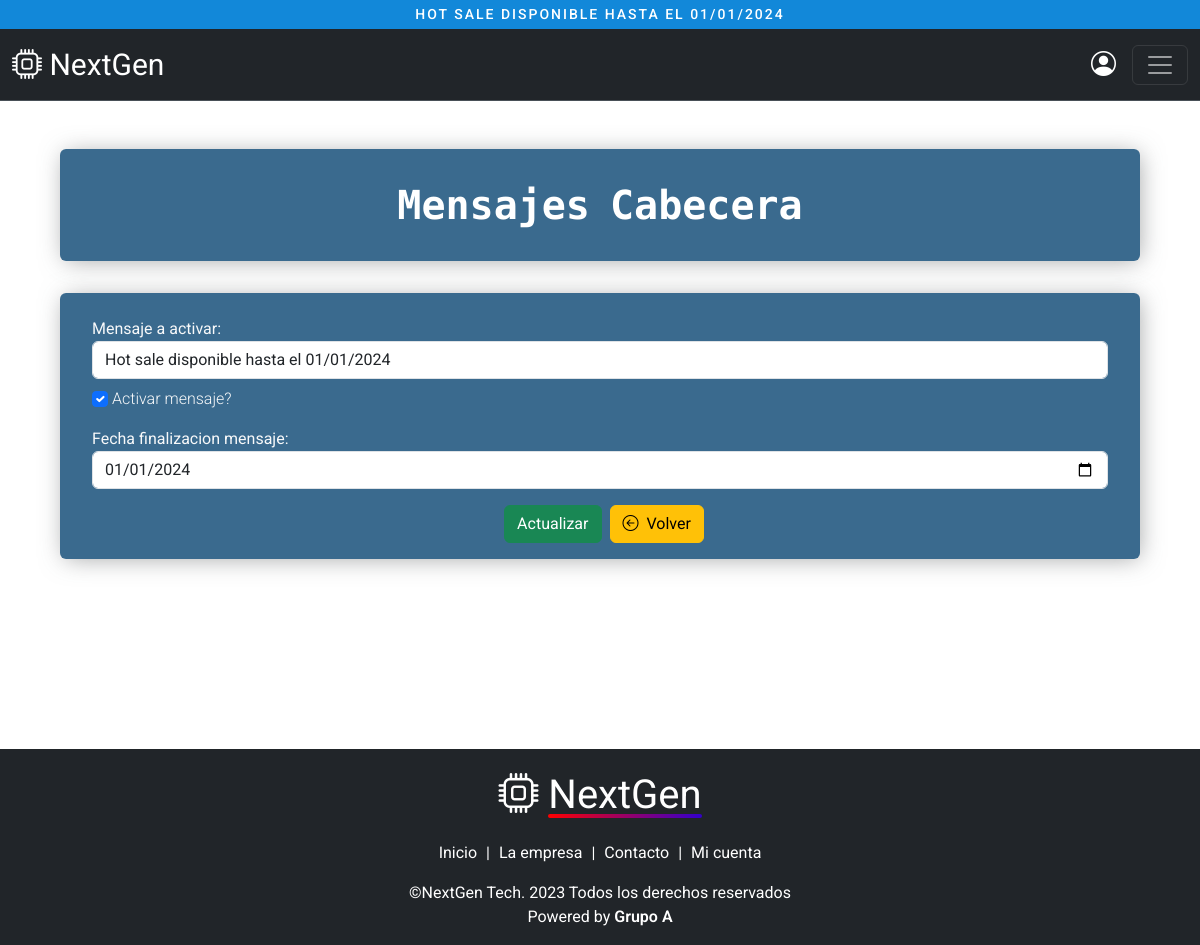
The app's page /proyecto/admin_mensajes_generales.php (signed in) with its own data.
### tables this page shows
CREATE TABLE `bannermensaje` (
  `id` int(11) NOT NULL,
  `mensajeMostrar` text NOT NULL,
  `indicador` tinyint(1) NOT NULL,
  `finalizacionMensaje` date DEFAULT NULL
);

### proyecto/consultas/consultas_misc.php (called while the page is built, shortened)
<?php
function getMensajeBanner(PDO $conexion, $id)
{
    $consulta = $conexion->prepare('
    SELECT id, mensajeMostrar, indicador, finalizacionMensaje
    FROM bannermensaje
    WHERE id = :id
');
    $consulta->bindValue(':id', $id);
    $consulta->execute();
    $bannerMensaje = $consulta->fetch(PDO::FETCH_ASSOC);
    return $bannerMensaje;
}
?>

### proyecto/admin_mensajes_generales.php (the view, shortened to what this page needs)
<?php
require_once('_conexion.php');
require_once('consultas/consultas_misc.php');
?>
<!DOCTYPE html>
<html lang="en">
<head>
    <?php require('layout/_headers.php') ?>
</head>
<body>
    <?php require('layout/_navbar.php') ?>
    <div class="contentCustomized animate__animated animate__backInDown">
        <div class="container containerCustomized mt-5">
            <h1>Mensajes Cabecera</h1>
        </div>
        <div class="container containerCustomized mt-3 pt-3 pb-3">
            <form id="formSubmit" action="admin_mensajes_generales.php" method="post" class="form-contacto">
                <div>
                    <label for="mensajeMostrar" class="form-label text-light mb-0 mt-2">Mensaje a activar: </label>
                    <input type="text" name="mensajeMostrar" id="mensajeMostrar" class="form-control mb-2" required
                        value="<?php echo $mensaje['mensajeMostrar'] ?>">
                </div>
                <div>
                    <input <?php echo ($mensaje['indicador'] == "1") ? "checked" : "" ?> name="indicador" value="1"
                        class="form-check-input" type="checkbox" id="indicador"><label for="indicador"
                        class="form-label text-light ms-1" style="font-weight:300;">Activar mensaje?</label>
                </div>
                <div>
                    <label for="finalizacionMensaje" class="form-label text-light mb-0 mt-2">Fecha finalizacion mensaje:
                    </label>
                    <input type="date" id="finalizacionMensaje" name="finalizacionMensaje" class="form-control mb-2"
                        value="<?php echo $mensaje['finalizacionMensaje'] ?>">
                </div>
                <div style="display: flex;justify-content: center;margin-top:1rem">
                    <button type="submit" class="btn btn-success mx-2">Actualizar</button>
                    <a href="<?php echo BASE_URL ?>admin_index.php" class="btn btn-warning"><i
                            class="bi bi-arrow-left-circle me-2"></i>Volver</a>
                </div>
            </form>
        </div>
    </div>
    <?php require('layout/_footer.php') ?>
</body>
</html>

### proyecto/layout/_navbar.php (shortened to what this page needs)
<?php
require_once('_conexion.php');
require_once('consultas/consultas_misc.php');
$mensaje = getMensajeBanner($conexion, "1");
if ($mensaje['indicador'] == 1) {
    if ($mensaje['finalizacionMensaje'] >= date("Y-m-d")) {
        $mensajeBanner = '<p>' . $mensaje['mensajeMostrar'] . '</p>';
        $inlineStyle = '';
    } else {
        $mensajeBanner = "";
        $inlineStyle = "style=display:none!important";
    }
} else {
    $mensajeBanner = "";
    $inlineStyle = "style=display:none!important";
}
?>
<div id="top-bar" class="top-bar" <?php echo $inlineStyle ?>>
    <?php echo $mensajeBanner ?>
</div>
<nav class="navbar bg-dark border-bottom border-body" data-bs-theme="dark">
    <div class="container-fluid">
        <a class="navbar-brand" href="<?php echo BASE_URL ?>index.php">
            <span><i class="bi bi-cpu color-change-effect"></i></span>
            <span>NextGen</span>
        </a>
        <div class="burger-contaniner">
            <?php if (isset($_SESSION['usuario'])): ?>
                <a title="Mi cuenta" href="<?php echo BASE_URL ?>admin_index.php"><i class="bi bi-person-circle naviconuser"></i></a>
            <?php else: ?>
                <a title="Iniciar Sesion" href="<?php echo BASE_URL ?>iniciar_sesion.php"><i
                        class="bi bi-box-arrow-in-right naviconuser"></i></a>
            <?php endif ?>
            <button class="navbar-toggler" type="button" data-bs-toggle="offcanvas" data-bs-target="#offcanvasNavbar"
                aria-controls="offcanvasNavbar" aria-label="Toggle navigation">
                <span class="navbar-toggler-icon"></span>
            </button>
        </div>
    </div>
</nav>

### proyecto/css/estilos.css (style rules this page uses)
html { scroll-behavior: smooth; }
body { background-image: url("../img/assets/body-bg.jpg"); background-attachment: fixed; font-family: 'Roboto', sans-serif; overflow-x: hidden; }
h1, h2, h3, h4, h5, h6 { font-family: 'Sometype Mono', monospace; font-weight: 800; word-spacing: -4px; margin: 0; color: white; text-wrap: pretty; }
select, input { cursor: pointer; }
.navbar { position: sticky; top: 0; width: 100%; z-index: 9999; }
.top-bar { background-color: #1288d9; display: flex; flex-direction: row; flex-wrap: wrap; justify-content: center; }
.top-bar p { margin: 0; font-size: 14px; font-weight: 500; text-transform: uppercase; letter-spacing: 2px; color: white; margin: 4px 0; }
.navbar-brand { transition: ease 200ms all; font-size: 30px; }
.burger-contaniner { display: flex; align-items: center }
.burger-contaniner .naviconuser { font-size: 25px; color: white; transition: ease 300ms all; }
.burger-contaniner .navbar-toggler { margin-left: 1rem; transition: ease 300ms all; }
.contentCustomized { min-height: 75vh; }
.containerCustomized { max-width: 1200px; width: 90%; margin: 8rem auto 2rem auto; background-color: #2a5e85eb; border-radius: 6px; padding: 2rem; box-shadow: 2px 2px 25px -3px #848687c4; text-align: center; }
.containerCustomized h1, .containerCustomized h3, .containerCustomized h4 { color: white; text-align: center; }
.color-change-effect { animation: logoEffect 3s linear infinite; }
.form-contacto label { cursor: pointer; }
.form-contacto { text-align: left; }

### records on screen
bannermensaje: mensajeMostrar "HOT SALE DISPONIBLE HASTA EL 01/01/2024", mensajeMostrar "Hot sale disponible hasta el 01/01/2024", indicador "☑", finalizacionMensaje "01/01/2024"
